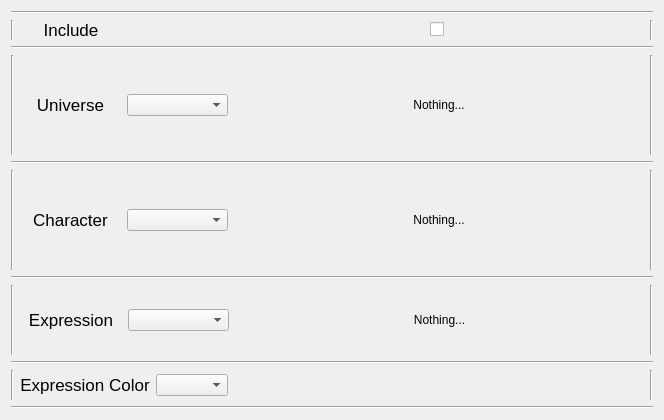
                 <widget class="QWidget" name="tab_5">
                  <attribute name="title">
                   <string>Sprite Settings (Right)</string>
                  </attribute>
                  <layout class="QGridLayout" name="gridLayout_14">
                   <item row="0" column="0">
                    <layout class="QVBoxLayout" name="verticalLayout_23">
                     <item>
                      <widget class="Line" name="line_83">
                       <property name="orientation">
                        <enum>Qt::Orientation::Horizontal</enum>
                       </property>
                      </widget>
                     </item>
                     <item>
                      <layout class="QHBoxLayout" name="horizontalLayout_90">
                       <item>
                        <widget class="Line" name="line_84">
                         <property name="orientation">
                          <enum>Qt::Orientation::Vertical</enum>
                         </property>
                        </widget>
                       </item>
                       <item>
                        <widget class="QLabel" name="label_16">
                         <property name="sizePolicy">
                          <sizepolicy hsizetype="Preferred" vsizetype="Preferred">
                           <horstretch>0</horstretch>
                           <verstretch>0</verstretch>
                          </sizepolicy>
                         </property>
                         <property name="minimumSize">
                          <size>
                           <width>0</width>
                           <height>0</height>
                          </size>
                         </property>
                         <property name="font">
                          <font>
                           <pointsize>13</pointsize>
                           <fontweight>DemiBold</fontweight>
                          </font>
                         </property>
                         <property name="toolTip">
                          <string>Adds an expression on the right side of the image</string>
                         </property>
                         <property name="text">
                          <string>Include</string>
                         </property>
                         <property name="alignment">
                          <set>Qt::AlignmentFlag::AlignCenter</set>
                         </property>
                        </widget>
                       </item>
                       <item>
                        <widget class="QLabel" name="label_17">
                         <property name="text">
                          <string/>
                         </property>
                        </widget>
                       </item>
                       <item>
                        <layout class="QHBoxLayout" name="horizontalLayout_91">
                         <item>
                          <spacer name="horizontalSpacer_49">
                           <property name="orientation">
                            <enum>Qt::Orientation::Horizontal</enum>
                           </property>
                           <property name="sizeType">
                            <enum>QSizePolicy::Policy::Fixed</enum>
                           </property>
                           <property name="sizeHint" stdset="0">
                            <size>
                             <width>195</width>
                             <height>20</height>
                            </size>
                           </property>
                          </spacer>
                         </item>
                         <item>
                          <widget class="QCheckBox" name="include_checkbox_2">
                           <property name="sizePolicy">
                            <sizepolicy hsizetype="Maximum" vsizetype="Maximum">
                             <horstretch>0</horstretch>
                             <verstretch>0</verstretch>
                            </sizepolicy>
                           </property>
                           <property name="text">
                            <string/>
                           </property>
                           <property name="checked">
                            <bool>false</bool>
                           </property>
                          </widget>
                         </item>
                         <item>
                          <spacer name="horizontalSpacer_50">
                           <property name="orientation">
                            <enum>Qt::Orientation::Horizontal</enum>
                           </property>
                           <property name="sizeType">
                            <enum>QSizePolicy::Policy::Fixed</enum>
                           </property>
                           <property name="sizeHint" stdset="0">
                            <size>
                             <width>200</width>
                             <height>20</height>
                            </size>
                           </property>
                          </spacer>
                         </item>
                        </layout>
                       </item>
                       <item>
                        <widget class="Line" name="line_85">
                         <property name="orientation">
                          <enum>Qt::Orientation::Vertical</enum>
                         </property>
                        </widget>
                       </item>
                      </layout>
                     </item>
                     <item>
                      <widget class="Line" name="line_73">
                       <property name="orientation">
                        <enum>Qt::Orientation::Horizontal</enum>
                       </property>
                      </widget>
                     </item>
                     <item>
                      <layout class="QHBoxLayout" name="horizontalLayout_92">
                       <item>
                        <widget class="Line" name="line_86">
                         <property name="orientation">
                          <enum>Qt::Orientation::Vertical</enum>
                         </property>
                        </widget>
                       </item>
                       <item>
                        <widget class="QLabel" name="universe_label_2">
                         <property name="font">
                          <font>
                           <pointsize>13</pointsize>
                           <fontweight>DemiBold</fontweight>
                          </font>
                         </property>
                         <property name="toolTip">
                          <string>Selects the given universe for the right image</string>
                         </property>
                         <property name="text">
                          <string>Universe</string>
                         </property>
                         <property name="alignment">
                          <set>Qt::AlignmentFlag::AlignCenter</set>
                         </property>
                        </widget>
                       </item>
                       <item>
                        <widget class="QComboBox" name="universe_selector_2"/>
                       </item>
                       <item>
                        <layout class="QHBoxLayout" name="horizontalLayout_93">
                         <item>
                          <spacer name="horizontalSpacer_51">
                           <property name="orientation">
                            <enum>Qt::Orientation::Horizontal</enum>
                           </property>
                           <property name="sizeType">
                            <enum>QSizePolicy::Policy::Fixed</enum>
                           </property>
                           <property name="sizeHint" stdset="0">
                            <size>
                             <width>90</width>
                             <height>20</height>
                            </size>
                           </property>
                          </spacer>
                         </item>
                         <item>
                          <widget class="QLabel" name="universe_preview_2">
                           <property name="sizePolicy">
                            <sizepolicy hsizetype="Maximum" vsizetype="Maximum">
                             <horstretch>0</horstretch>
                             <verstretch>0</verstretch>
                            </sizepolicy>
                           </property>
                           <property name="minimumSize">
                            <size>
                             <width>230</width>
                             <height>100</height>
                            </size>
                           </property>
                           <property name="maximumSize">
                            <size>
                             <width>230</width>
                             <height>100</height>
                            </size>
                           </property>
                           <property name="autoFillBackground">
                            <bool>true</bool>
                           </property>
                           <property name="text">
                            <string>Nothing...</string>
                           </property>
                           <property name="alignment">
                            <set>Qt::AlignmentFlag::AlignCenter</set>
                           </property>
                          </widget>
                         </item>
                         <item>
                          <spacer name="horizontalSpacer_52">
                           <property name="orientation">
                            <enum>Qt::Orientation::Horizontal</enum>
                           </property>
                           <property name="sizeType">
                            <enum>QSizePolicy::Policy::Fixed</enum>
                           </property>
                           <property name="sizeHint" stdset="0">
                            <size>
                             <width>90</width>
                             <height>20</height>
                            </size>
                           </property>
                          </spacer>
                         </item>
                        </layout>
                       </item>
                       <item>
                        <widget class="Line" name="line_87">
                         <property name="orientation">
                          <enum>Qt::Orientation::Vertical</enum>
                         </property>
                        </widget>
                       </item>
                      </layout>
                     </item>
                     <item>
                      <widget class="Line" name="line_88">
                       <property name="orientation">
                        <enum>Qt::Orientation::Horizontal</enum>
                       </property>
                      </widget>
                     </item>
                     <item>
                      <layout class="QHBoxLayout" name="horizontalLayout_94">
                       <item>
                        <widget class="Line" name="line_89">
                         <property name="orientation">
                          <enum>Qt::Orientation::Vertical</enum>
                         </property>
                        </widget>
                       </item>
                       <item>
                        <widget class="QLabel" name="character_label_2">
                         <property name="font">
                          <font>
                           <pointsize>13</pointsize>
                           <fontweight>DemiBold</fontweight>
                          </font>
                         </property>
                         <property name="toolTip">
                          <string>Selects the given character for the right image</string>
                         </property>
                         <property name="text">
                          <string>Character</string>
                         </property>
                         <property name="alignment">
                          <set>Qt::AlignmentFlag::AlignCenter</set>
                         </property>
                        </widget>
                       </item>
                       <item>
                        <widget class="QComboBox" name="character_selector_2"/>
                       </item>
                       <item>
                        <layout class="QHBoxLayout" name="horizontalLayout_95">
                         <item>
                          <spacer name="horizontalSpacer_53">
                           <property name="orientation">
                            <enum>Qt::Orientation::Horizontal</enum>
                           </property>
                           <property name="sizeType">
                            <enum>QSizePolicy::Policy::Fixed</enum>
                           </property>
                           <property name="sizeHint" stdset="0">
                            <size>
                             <width>90</width>
                             <height>20</height>
                            </size>
                           </property>
                          </spacer>
                         </item>
                         <item>
                          <widget class="QLabel" name="character_preview_2">
                           <property name="sizePolicy">
                            <sizepolicy hsizetype="Maximum" vsizetype="Maximum">
                             <horstretch>230</horstretch>
                             <verstretch>100</verstretch>
                            </sizepolicy>
                           </property>
                           <property name="minimumSize">
                            <size>
                             <width>230</width>
                             <height>100</height>
                            </size>
                           </property>
                           <property name="maximumSize">
                            <size>
                             <width>100</width>
                             <height>100</height>
                            </size>
                           </property>
                           <property name="autoFillBackground">
                            <bool>true</bool>
                           </property>
                           <property name="text">
                            <string>Nothing...</string>
                           </property>
                           <property name="alignment">
                            <set>Qt::AlignmentFlag::AlignCenter</set>
                           </property>
                          </widget>
                         </item>
                         <item>
                          <spacer name="horizontalSpacer_54">
                           <property name="orientation">
                            <enum>Qt::Orientation::Horizontal</enum>
                           </property>
                           <property name="sizeType">
                            <enum>QSizePolicy::Policy::Fixed</enum>
                           </property>
                           <property name="sizeHint" stdset="0">
                            <size>
                             <width>90</width>
                             <height>20</height>
                            </size>
                           </property>
                          </spacer>
                         </item>
                        </layout>
                       </item>
                       <item>
                        <widget class="Line" name="line_90">
                         <property name="orientation">
                          <enum>Qt::Orientation::Vertical</enum>
                         </property>
                        </widget>
                       </item>
                      </layout>
                     </item>
                     <item>
                      <widget class="Line" name="line_91">
                       <property name="orientation">
                        <enum>Qt::Orientation::Horizontal</enum>
                       </property>
                      </widget>
                     </item>
                     <item>
                      <layout class="QHBoxLayout" name="horizontalLayout_96">
                       <item>
                        <widget class="Line" name="line_92">
                         <property name="orientation">
                          <enum>Qt::Orientation::Vertical</enum>
                         </property>
                        </widget>
                       </item>
                       <item>
                        <widget class="QLabel" name="expression_label_2">
                         <property name="font">
                          <font>
                           <pointsize>13</pointsize>
                           <fontweight>DemiBold</fontweight>
                          </font>
                         </property>
                         <property name="toolTip">
                          <string>Selects the given expression for the right image</string>
                         </property>
                         <property name="text">
                          <string>Expression</string>
                         </property>
                         <property name="alignment">
                          <set>Qt::AlignmentFlag::AlignCenter</set>
                         </property>
                        </widget>
                       </item>
                       <item>
                        <widget class="QComboBox" name="expression_selector_2">
                         <property name="maxVisibleItems">
                          <number>10</number>
                         </property>
                        </widget>
                       </item>
                       <item>
                        <layout class="QHBoxLayout" name="horizontalLayout_97">
                         <item>
                          <spacer name="horizontalSpacer_55">
                           <property name="orientation">
                            <enum>Qt::Orientation::Horizontal</enum>
                           </property>
                           <property name="sizeType">
                            <enum>QSizePolicy::Policy::Fixed</enum>
                           </property>
                           <property name="sizeHint" stdset="0">
                            <size>
                             <width>170</width>
                             <height>20</height>
                            </size>
                           </property>
                          </spacer>
                         </item>
                         <item>
                          <widget class="QLabel" name="expression_preview_2">
                           <property name="sizePolicy">
                            <sizepolicy hsizetype="Maximum" vsizetype="Maximum">
                             <horstretch>0</horstretch>
                             <verstretch>0</verstretch>
                            </sizepolicy>
                           </property>
                           <property name="minimumSize">
                            <size>
                             <width>69</width>
                             <height>70</height>
                            </size>
                           </property>
                           <property name="maximumSize">
                            <size>
                             <width>69</width>
                             <height>70</height>
                            </size>
                           </property>
                           <property name="sizeIncrement">
                            <size>
                             <width>69</width>
                             <height>70</height>
                            </size>
                           </property>
                           <property name="autoFillBackground">
                            <bool>true</bool>
                           </property>
                           <property name="text">
                            <string>Nothing...</string>
                           </property>
                           <property name="alignment">
                            <set>Qt::AlignmentFlag::AlignCenter</set>
                           </property>
                          </widget>
                         </item>
                         <item>
                          <spacer name="horizontalSpacer_56">
                           <property name="orientation">
                            <enum>Qt::Orientation::Horizontal</enum>
                           </property>
                           <property name="sizeType">
                            <enum>QSizePolicy::Policy::Fixed</enum>
                           </property>
                           <property name="sizeHint" stdset="0">
                            <size>
                             <width>170</width>
                             <height>20</height>
                            </size>
                           </property>
                          </spacer>
                         </item>
                        </layout>
                       </item>
                       <item>
                        <widget class="Line" name="line_93">
                         <property name="orientation">
                          <enum>Qt::Orientation::Vertical</enum>
                         </property>
                        </widget>
                       </item>
                      </layout>
                     </item>
                     <item>
                      <widget class="Line" name="line_94">
                       <property name="orientation">
                        <enum>Qt::Orientation::Horizontal</enum>
                       </property>
                      </widget>
                     </item>
                     <item>
                      <layout class="QHBoxLayout" name="horizontalLayout_98">
                       <item>
                        <widget class="Line" name="line_95">
                         <property name="orientation">
                          <enum>Qt::Orientation::Vertical</enum>
                         </property>
                        </widget>
                       </item>
                       <item>
                        <widget class="QLabel" name="expression_color_label_2">
                         <property name="font">
                          <font>
                           <pointsize>13</pointsize>
                           <fontweight>DemiBold</fontweight>
                          </font>
                         </property>
                         <property name="toolTip">
                          <string>Changes the expression color of the right image (only with black and white source)</string>
                         </property>
                         <property name="text">
                          <string>Expression Color</string>
                         </property>
                         <property name="alignment">
                          <set>Qt::AlignmentFlag::AlignCenter</set>
                         </property>
                        </widget>
                       </item>
                       <item>
                        <widget class="QComboBox" name="expression_color_selector_2"/>
                       </item>
                       <item>
                        <layout class="QHBoxLayout" name="horizontalLayout_99">
                         <item>
                          <spacer name="horizontalSpacer_57">
                           <property name="orientation">
                            <enum>Qt::Orientation::Horizontal</enum>
                           </property>
                           <property name="sizeType">
                            <enum>QSizePolicy::Policy::Fixed</enum>
                           </property>
                           <property name="sizeHint" stdset="0">
                            <size>
                             <width>110</width>
                             <height>20</height>
                            </size>
                           </property>
                          </spacer>
                         </item>
                         <item>
                          <widget class="QLabel" name="expression_color_preview_2">
                           <property name="sizePolicy">
                            <sizepolicy hsizetype="Maximum" vsizetype="Maximum">
                             <horstretch>0</horstretch>
                             <verstretch>0</verstretch>
                            </sizepolicy>
                           </property>
                           <property name="minimumSize">
                            <size>
                             <width>200</width>
                             <height>30</height>
                            </size>
                           </property>
                           <property name="maximumSize">
                            <size>
                             <width>200</width>
                             <height>30</height>
                            </size>
                           </property>
                           <property name="autoFillBackground">
                            <bool>true</bool>
                           </property>
                           <property name="text">
                            <string/>
                           </property>
                           <property name="alignment">
                            <set>Qt::AlignmentFlag::AlignCenter</set>
                           </property>
                          </widget>
                         </item>
                         <item>
                          <spacer name="horizontalSpacer_58">
                           <property name="orientation">
                            <enum>Qt::Orientation::Horizontal</enum>
                           </property>
                           <property name="sizeType">
                            <enum>QSizePolicy::Policy::Fixed</enum>
                           </property>
                           <property name="sizeHint" stdset="0">
                            <size>
                             <width>100</width>
                             <height>20</height>
                            </size>
                           </property>
                          </spacer>
                         </item>
                        </layout>
                       </item>
                       <item>
                        <widget class="Line" name="line_96">
                         <property name="orientation">
                          <enum>Qt::Orientation::Vertical</enum>
                         </property>
                        </widget>
                       </item>
                      </layout>
                     </item>
                     <item>
                      <widget class="Line" name="line_97">
                       <property name="orientation">
                        <enum>Qt::Orientation::Horizontal</enum>
                       </property>
                      </widget>
                     </item>
                    </layout>
                   </item>
                  </layout>
                 </widget>
